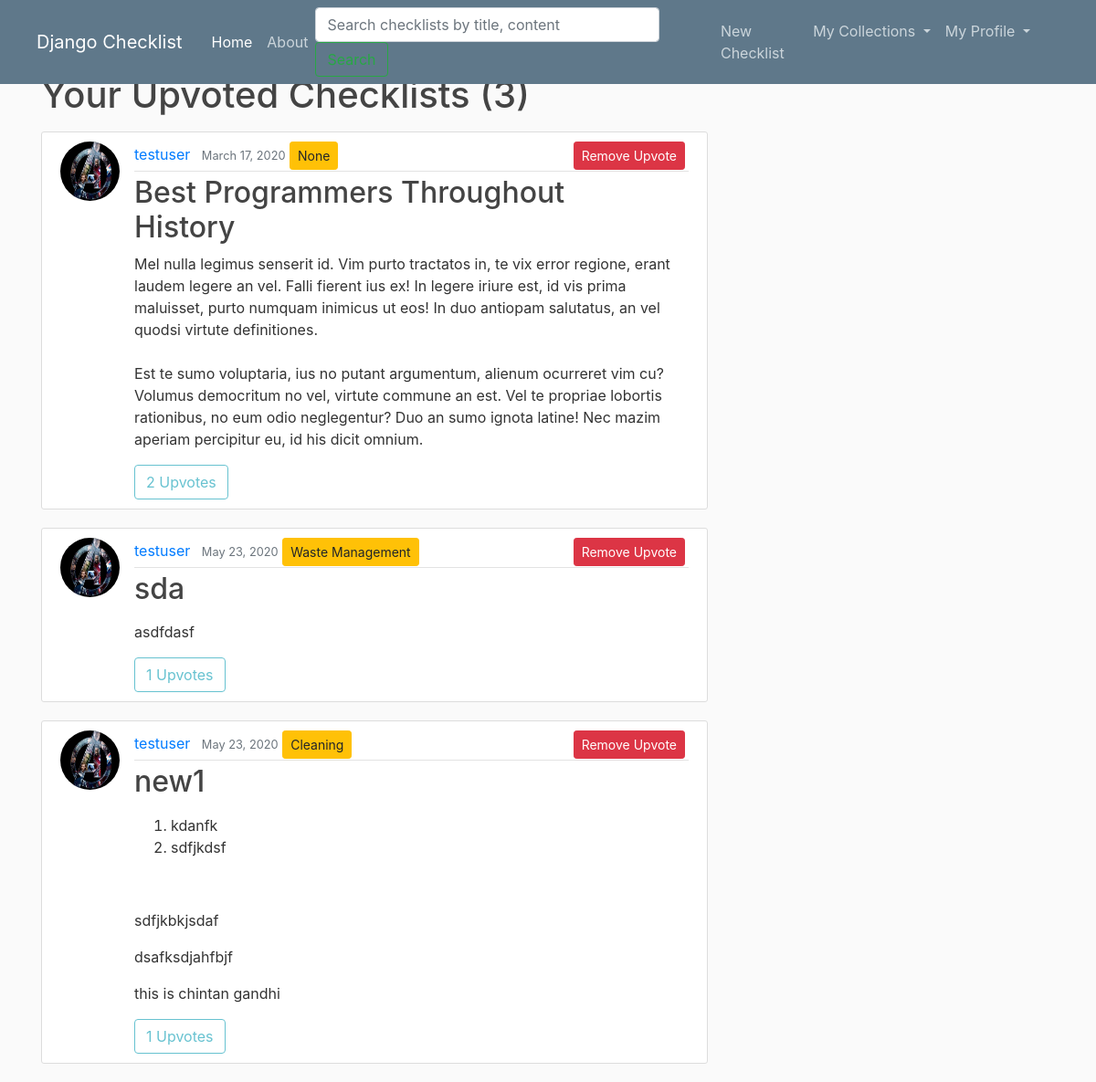
/upvotes/ (signed in), run on the app's committed database.
### checklist/models.py (models this page shows, shortened)
class Upvote(models.Model):
	user = models.ForeignKey(User, on_delete=models.CASCADE)
	checklist = models.ForeignKey(Checklist, on_delete=models.CASCADE)

class Checklist(models.Model):
	title = models.CharField(max_length=100)
	content = RichTextField()
	date_posted = models.DateTimeField(default=timezone.now)
	author = models.ForeignKey(User, on_delete = models.CASCADE)
	visibility = models.IntegerField(default=0)
	category = models.ForeignKey('Category', null=True, on_delete = models.SET_NULL)

class Category(models.Model):
	name = models.CharField(max_length=30)
	def __str__(self):
		return self.name

### users/models.py (models this page shows, shortened)
class Profile(models.Model):
	user = models.OneToOneField(User, on_delete = models.CASCADE)
	image = models.ImageField(default='default.jpg', upload_to='profile_pics')

### checklist/views.py (the view)
# urls.py: path('upvotes/', UpvoteChecklistListView.as_view(), name='upvotes'),
class UpvoteChecklistListView(ListView):
	model = Upvote
	template_name = 'checklist/upvote_checklists.html'
	paginate_by = 5
	def get_context_data(self, **kwargs):
		context = super(UpvoteChecklistListView, self).get_context_data(**kwargs)
		upvotes_cnt_list = []
		upvotes_var = Upvote.objects.filter(user=self.request.user)
		for upvote in upvotes_var:
			upvotes_cnt_list.append(Upvote.objects.filter(checklist=upvote.checklist).count())
		checklist_upvotes = zip(upvotes_var, upvotes_cnt_list)
		paginator = Paginator(list(checklist_upvotes), self.paginate_by)
		page = self.request.GET.get('page')
		try:
			page_checklist_upvotes = paginator.page(page)
		except PageNotAnInteger:
			page_checklist_upvotes = paginator.page(1)
		except EmptyPage:
			page_checklist_upvotes = paginator.page(paginator.num_pages)
		context['checklist_upvotes'] = page_checklist_upvotes
		context['title'] = 'bookmarks'
		context['is_paginated'] = page_checklist_upvotes.has_other_pages
		return context

### checklist/templates/checklist/upvote_checklists.html (shortened to what this page needs)
{% extends "checklist/base.html" %}
{% block content %}
	<h1 class="mb-3">Your Upvoted Checklists ({{ checklist_upvotes.paginator.count }})</h1>
	{% for upvote, uvote in checklist_upvotes %}
		<article class="media content-section">
			<img class="rounded-circle article-img" src="{{ upvote.checklist.author.profile.image.url }}">
			<div class="media-body">
				<div class="article-metadata">
					<a class="mr-2" href="{% url 'user-checklists' upvote.checklist.author.username %}">{{ upvote.checklist.author }}</a>
					<small class="text-muted">{{ upvote.checklist.date_posted|date:'F d, Y' }}</small>
					<a class="btn btn-sm btn-warning" href="{% url 'category' upvote.checklist.category %}" >{{ upvote.checklist.category }}</a>
					<a style="float: right;" class="btn btn-danger btn-sm mb-3 mr-1" href="{% url 'checklist-upvote' upvote.checklist.id %}">Remove Upvote</a>
				</div>
				<h2><a class="article-title" href="{% url 'checklist-detail' upvote.checklist.id %}">{{ upvote.checklist.title }}</a></h2>
				<p class="article-content">{{ upvote.checklist.content|safe }}</p>
				{% if user.is_authenticated %}
					<a class="btn btn-outline-info disabled">{{ uvote }} Upvotes</a>
				{% endif %}
			</div>
		</article>
	{% endfor %}
{% endblock content  %}

### checklist/static/checklist/main.css (style rules this page uses)
body { background: #fafafa; color: #333333; margin-top: 5rem; }
h1, h2, h3, h4, h5, h6 { color: #444444; }
.content-section { background: #ffffff; padding: 10px 20px; border: 1px solid #dddddd; border-radius: 3px; margin-bottom: 20px; }
.article-title { color: #444444; }
.article-content { white-space: pre-line; }
.article-img { height: 65px; width: 65px; margin-right: 16px; }
.article-metadata { padding-bottom: 1px; margin-bottom: 4px; border-bottom: 1px solid #e3e3e3 }

### data on the page
Upvote: checklist.author.profile.image (placeholder picture), checklist.author "testuser", checklist.date_posted "March 17, 2020", checklist.category "None", checklist "Best Programmers Throughout History", checklist.content "Mel nulla legimus senserit id. Vim purto tractatos in, te vix error regione, erant laudem legere an vel. Falli fierent ius ex! In legere iriure est, id vis prima maluisset, purto numquam inimicus ut eos! In duo antiopam salutatus, an vel quodsi virtute definitiones. Est te sumo voluptaria, ius no putant argumentum, alienum ocurreret vim cu? Volumus democritum no vel, virtute commune an est. Vel te propriae lobortis rationibus, no eum odio neglegentur? Duo an sumo ignota latine! Nec mazim aperiam percipitur eu, id his dicit omnium.", uvote "2"
Upvote: checklist.author.profile.image (placeholder picture), checklist.author "testuser", checklist.date_posted "May 23, 2020", checklist.category "Waste Management", checklist "sda", checklist.content "asdfdasf", user "1"
Upvote: checklist.author.profile.image (placeholder picture), checklist.author "testuser", checklist.date_posted "May 23, 2020", checklist.category "Cleaning", checklist "new1", checklist.content "kdanfk sdfjkdsf sdfjkbkjsdaf dsafksdjahfbjf this is chintan gandhi", user "1"

### other printed values
{{ checklist_upvotes.paginator.count }} "3"
